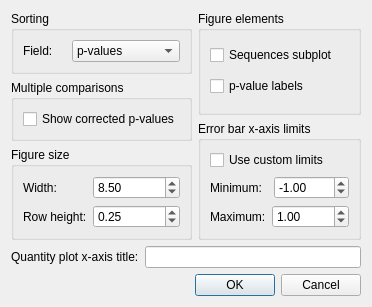
<?xml version="1.0" encoding="UTF-8"?>
<ui version="4.0">
 <class>ExtendedErrorBarDialog</class>
 <widget class="QDialog" name="ExtendedErrorBarDialog">
  <property name="windowModality">
   <enum>Qt::ApplicationModal</enum>
  </property>
  <property name="geometry">
   <rect>
    <x>0</x>
    <y>0</y>
    <width>337</width>
    <height>279</height>
   </rect>
  </property>
  <property name="sizePolicy">
   <sizepolicy hsizetype="Fixed" vsizetype="Fixed">
    <horstretch>0</horstretch>
    <verstretch>0</verstretch>
   </sizepolicy>
  </property>
  <property name="windowTitle">
   <string>Configure plot</string>
  </property>
  <property name="windowIcon">
   <iconset>
    <normaloff>../../../../icons/programIcon.png</normaloff>../../../../icons/programIcon.png</iconset>
  </property>
  <layout class="QVBoxLayout" name="verticalLayout_7">
   <item>
    <layout class="QHBoxLayout" name="horizontalLayout_5">
     <item>
      <layout class="QVBoxLayout" name="verticalLayout_5">
       <item>
        <widget class="QGroupBox" name="groupBox_2">
         <property name="title">
          <string>Sorting</string>
         </property>
         <layout class="QGridLayout" name="gridLayout">
          <item row="0" column="0">
           <layout class="QHBoxLayout" name="horizontalLayout">
            <item>
             <widget class="QLabel" name="label">
              <property name="text">
               <string>Field:</string>
              </property>
             </widget>
            </item>
            <item>
             <widget class="QComboBox" name="cboSortingField">
              <item>
               <property name="text">
                <string>p-values</string>
               </property>
              </item>
              <item>
               <property name="text">
                <string>Effect sizes</string>
               </property>
              </item>
              <item>
               <property name="text">
                <string>Feature labels</string>
               </property>
              </item>
             </widget>
            </item>
           </layout>
          </item>
         </layout>
        </widget>
       </item>
       <item>
        <widget class="QGroupBox" name="groupBox_4">
         <property name="title">
          <string>Multiple comparisons</string>
         </property>
         <layout class="QVBoxLayout" name="verticalLayout_3">
          <item>
           <widget class="QCheckBox" name="chkCorrectedPvalues">
            <property name="text">
             <string>Show corrected p-values</string>
            </property>
           </widget>
          </item>
         </layout>
        </widget>
       </item>
       <item>
        <widget class="QGroupBox" name="groupBox_3">
         <property name="title">
          <string>Figure size</string>
         </property>
         <layout class="QVBoxLayout" name="verticalLayout_2">
          <item>
           <layout class="QFormLayout" name="formLayout_2">
            <item row="0" column="0">
             <widget class="QLabel" name="lblFigureWidth">
              <property name="text">
               <string>Width:</string>
              </property>
             </widget>
            </item>
            <item row="0" column="1">
             <widget class="QDoubleSpinBox" name="spinFigWidth">
              <property name="decimals">
               <number>2</number>
              </property>
              <property name="minimum">
               <double>2.000000000000000</double>
              </property>
              <property name="maximum">
               <double>20.000000000000000</double>
              </property>
              <property name="singleStep">
               <double>0.500000000000000</double>
              </property>
              <property name="value">
               <double>8.500000000000000</double>
              </property>
             </widget>
            </item>
            <item row="1" column="0">
             <widget class="QLabel" name="lblFigureHeight">
              <property name="text">
               <string>Row height:</string>
              </property>
             </widget>
            </item>
            <item row="1" column="1">
             <widget class="QDoubleSpinBox" name="spinFigRowHeight">
              <property name="minimum">
               <double>0.100000000000000</double>
              </property>
              <property name="maximum">
               <double>1.000000000000000</double>
              </property>
              <property name="singleStep">
               <double>0.050000000000000</double>
              </property>
              <property name="value">
               <double>0.250000000000000</double>
              </property>
             </widget>
            </item>
           </layout>
          </item>
         </layout>
        </widget>
       </item>
      </layout>
     </item>
     <item>
      <layout class="QVBoxLayout" name="verticalLayout_6">
       <item>
        <widget class="QGroupBox" name="groupBox">
         <property name="title">
          <string>Figure elements</string>
         </property>
         <layout class="QVBoxLayout" name="verticalLayout">
          <item>
           <widget class="QCheckBox" name="chkShowSeq">
            <property name="text">
             <string>Sequences subplot</string>
            </property>
           </widget>
          </item>
          <item>
           <widget class="QCheckBox" name="chkPValueLabels">
            <property name="text">
             <string>p-value labels</string>
            </property>
           </widget>
          </item>
         </layout>
        </widget>
       </item>
       <item>
        <widget class="QGroupBox" name="groupBox_5">
         <property name="title">
          <string>Error bar x-axis limits</string>
         </property>
         <layout class="QVBoxLayout" name="verticalLayout_4">
          <item>
           <widget class="QCheckBox" name="chkCustomLimits">
            <property name="text">
             <string>Use custom limits</string>
            </property>
           </widget>
          </item>
          <item>
           <layout class="QHBoxLayout" name="horizontalLayout_4">
            <item>
             <widget class="QLabel" name="label_2">
              <property name="text">
               <string>Minimum:</string>
              </property>
             </widget>
            </item>
            <item>
             <widget class="QDoubleSpinBox" name="spinMinimumX">
              <property name="minimum">
               <double>-1000.000000000000000</double>
              </property>
              <property name="maximum">
               <double>1000.000000000000000</double>
              </property>
              <property name="singleStep">
               <double>0.100000000000000</double>
              </property>
              <property name="value">
               <double>-1.000000000000000</double>
              </property>
             </widget>
            </item>
           </layout>
          </item>
          <item>
           <layout class="QHBoxLayout" name="horizontalLayout_2">
            <item>
             <widget class="QLabel" name="label_3">
              <property name="text">
               <string>Maximum:</string>
              </property>
             </widget>
            </item>
            <item>
             <widget class="QDoubleSpinBox" name="spinMaximumX">
              <property name="minimum">
               <double>-1000.000000000000000</double>
              </property>
              <property name="maximum">
               <double>10000.000000000000000</double>
              </property>
              <property name="singleStep">
               <double>0.100000000000000</double>
              </property>
              <property name="value">
               <double>1.000000000000000</double>
              </property>
             </widget>
            </item>
           </layout>
          </item>
         </layout>
        </widget>
       </item>
      </layout>
     </item>
    </layout>
   </item>
   <item>
    <layout class="QHBoxLayout" name="horizontalLayout_9">
     <item>
      <widget class="QLabel" name="lblTitle">
       <property name="text">
        <string>Quantity plot x-axis title:</string>
       </property>
      </widget>
     </item>
     <item>
      <widget class="QLineEdit" name="txtXLabel"/>
     </item>
    </layout>
   </item>
   <item>
    <layout class="QHBoxLayout" name="horizontalLayout_3">
     <item>
      <spacer name="horizontalSpacer">
       <property name="orientation">
        <enum>Qt::Horizontal</enum>
       </property>
       <property name="sizeHint" stdset="0">
        <size>
         <width>100</width>
         <height>20</height>
        </size>
       </property>
      </spacer>
     </item>
     <item>
      <widget class="QDialogButtonBox" name="buttonBox">
       <property name="orientation">
        <enum>Qt::Horizontal</enum>
       </property>
       <property name="standardButtons">
        <set>QDialogButtonBox::Cancel|QDialogButtonBox::Ok</set>
       </property>
       <property name="centerButtons">
        <bool>false</bool>
       </property>
      </widget>
     </item>
    </layout>
   </item>
  </layout>
 </widget>
 <resources/>
 <connections>
  <connection>
   <sender>buttonBox</sender>
   <signal>accepted()</signal>
   <receiver>ExtendedErrorBarDialog</receiver>
   <slot>accept()</slot>
   <hints>
    <hint type="sourcelabel">
     <x>248</x>
     <y>254</y>
    </hint>
    <hint type="destinationlabel">
     <x>157</x>
     <y>274</y>
    </hint>
   </hints>
  </connection>
  <connection>
   <sender>buttonBox</sender>
   <signal>rejected()</signal>
   <receiver>ExtendedErrorBarDialog</receiver>
   <slot>reject()</slot>
   <hints>
    <hint type="sourcelabel">
     <x>316</x>
     <y>260</y>
    </hint>
    <hint type="destinationlabel">
     <x>286</x>
     <y>274</y>
    </hint>
   </hints>
  </connection>
 </connections>
</ui>
